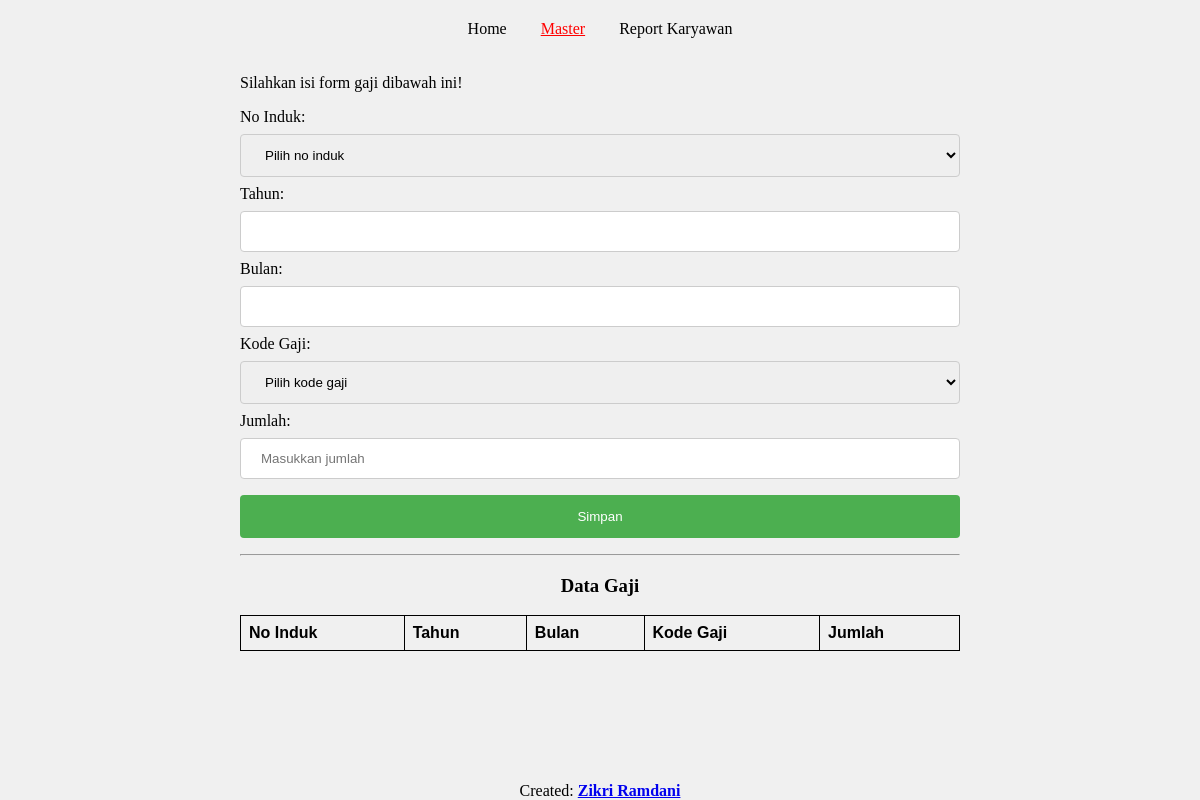
Page /insert_gaji.php on the earlier database version.
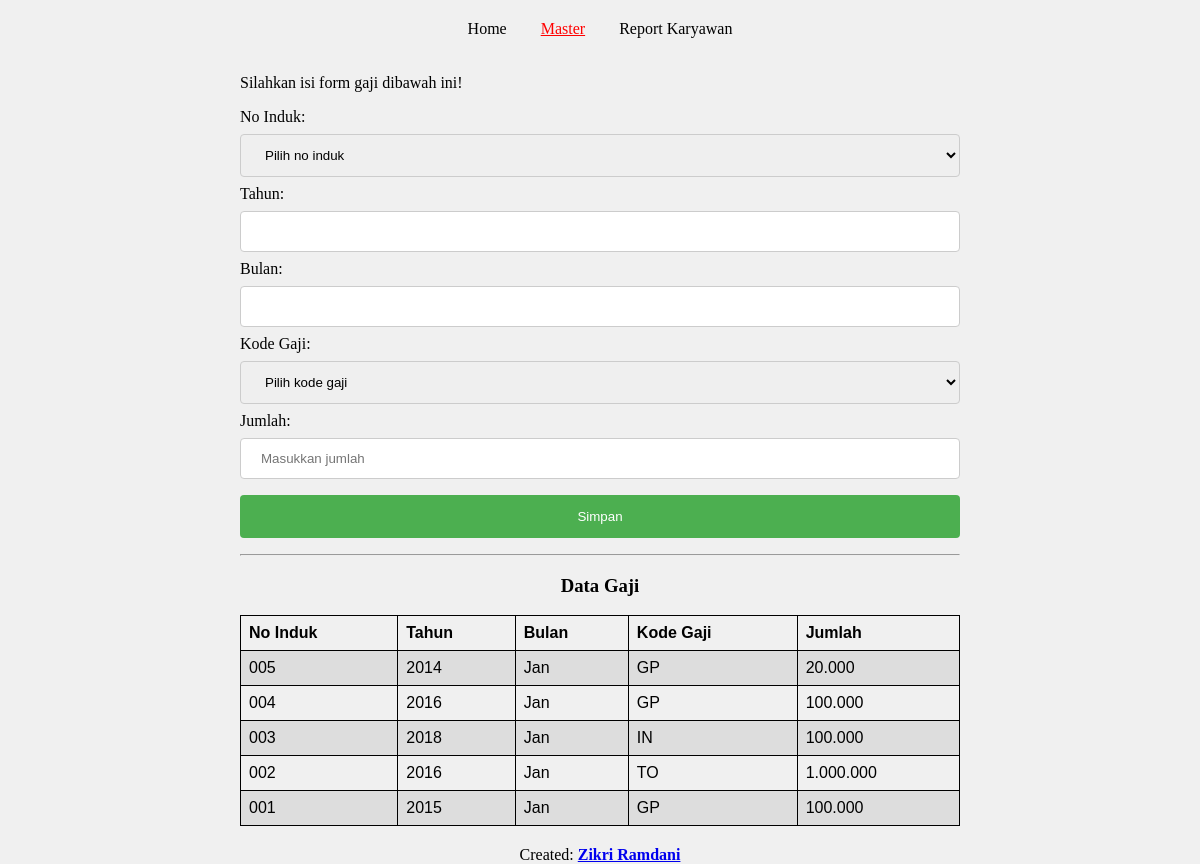
Same page on the later database version.
### tables this page shows
CREATE TABLE `tbl_gaji` (
  `id_gaji` int(11) NOT NULL,
  `no_induk` char(9) NOT NULL,
  `tahun` int(10) NOT NULL,
  `bulan` char(10) NOT NULL,
  `kode_gaji` char(3) NOT NULL,
  `jumlah` int(18) NOT NULL
);

### insert_gaji.php (the view, shortened to what this page needs)
<!DOCTYPE html>
<html>
<head>
	<link rel="stylesheet" href="css/styles.css">
	<link rel="stylesheet" href="css/form.css">
	<link rel="stylesheet" href="css/tables.css">
</head>
<body>
<div class="flex-container">
	<header>
		<a href="./">Home</a>
		<div class="submenu">
		  	<a href="#" class="active">Master</a>
		</div>
		<a href="report_karyawan.php">Report Karyawan</a>
	</header>
	<section class="content">
		<p>Silahkan isi form gaji dibawah ini!</p>
		<form action="proses_insert_gaji.php" method="POST">
		  	<label>No Induk:</label><br>
		  	<select name="no_induk" id='no_induk' onchange='autofill()' required>
		  		<option disabled selected>Pilih no induk</option>
		  	</select><br>
		  	<label>Tahun:</label><br>
		  	<input type="text" name="tahun" id="tahun" required readonly><br>
		  	<label>Bulan:</label><br>
		  	<input type="text" name="bulan" id="bulan" required readonly><br>
		  	<label>Kode Gaji:</label><br>
		  	<select name="kode_gaji" required>
		  		<option disabled selected>Pilih kode gaji</option>
		  	</select><br>
		  	<label>Jumlah:</label><br>
		  	<input type="number" name="jumlah" placeholder="Masukkan jumlah" required><br>
		  	<input type="submit" name="Simpan" value="Simpan">
		</form>
		<hr>
		<div class="text-center"><h3>Data Gaji</h3></div>
		<div class="mb-20">
			<?php
				include 'koneksi.php';
				$query = "SELECT * FROM tbl_gaji ORDER BY id_gaji DESC";
				$readGaji = mysqli_query($koneksi, $query);
			?>
			<table>
			  	<tr>
			    	<th>No Induk</th>
			    	<th>Tahun</th>
			    	<th>Bulan</th>
			    	<th>Kode Gaji</th>
			    	<th>Jumlah</th>
			  	</tr>
			  	<?php
				    while($gaji_data = mysqli_fetch_array($readGaji)) {
				        echo "<tr>";
				        echo "<td>".$gaji_data['no_induk']."</td>";
				        echo "<td>".$gaji_data['tahun']."</td>";
				        echo "<td>".$gaji_data['bulan']."</td>";
				        echo "<td>".$gaji_data['kode_gaji']."</td>";
				        echo "<td>".number_format($gaji_data['jumlah'], 0, ".", ".")."</td>";
				        echo "</tr>";
				    }
			    ?>
			</table>
		</div>
	</section>
	<?php include 'footer.php';?>
</div>
</body>
</html>

Differences in the rows shown:
added tbl_gaji: no_induk "005", tahun "2014", bulan "Jan", kode_gaji "GP", jumlah "20.000"
added tbl_gaji: no_induk "004", tahun "2016", bulan "Jan", kode_gaji "GP", jumlah "100.000"
added tbl_gaji: no_induk "003", tahun "2018", bulan "Jan", kode_gaji "IN", jumlah "100.000"
added tbl_gaji: no_induk "002", tahun "2016", bulan "Jan", kode_gaji "TO", jumlah "1.000.000"
added tbl_gaji: no_induk "001", tahun "2015", bulan "Jan", kode_gaji "GP", jumlah "100.000"
